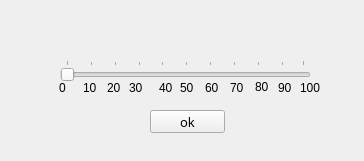
<?xml version="1.0" encoding="UTF-8"?>
<ui version="4.0">
 <class>MainWindow</class>
 <widget class="QMainWindow" name="MainWindow">
  <property name="geometry">
   <rect>
    <x>0</x>
    <y>0</y>
    <width>364</width>
    <height>161</height>
   </rect>
  </property>
  <property name="windowTitle">
   <string>MainWindow</string>
  </property>
  <widget class="QWidget" name="centralwidget">
   <widget class="QSlider" name="horizontalSlider">
    <property name="geometry">
     <rect>
      <x>60</x>
      <y>60</y>
      <width>251</width>
      <height>22</height>
     </rect>
    </property>
    <property name="orientation">
     <enum>Qt::Horizontal</enum>
    </property>
    <property name="tickPosition">
     <enum>QSlider::TicksAbove</enum>
    </property>
   </widget>
   <widget class="QLabel" name="label">
    <property name="geometry">
     <rect>
      <x>59</x>
      <y>80</y>
      <width>20</width>
      <height>16</height>
     </rect>
    </property>
    <property name="text">
     <string>0</string>
    </property>
   </widget>
   <widget class="QLabel" name="label_4">
    <property name="geometry">
     <rect>
      <x>159</x>
      <y>80</y>
      <width>20</width>
      <height>16</height>
     </rect>
    </property>
    <property name="text">
     <string>40</string>
    </property>
   </widget>
   <widget class="QLabel" name="label_5">
    <property name="geometry">
     <rect>
      <x>129</x>
      <y>80</y>
      <width>20</width>
      <height>16</height>
     </rect>
    </property>
    <property name="text">
     <string>30</string>
    </property>
   </widget>
   <widget class="QLabel" name="label_6">
    <property name="geometry">
     <rect>
      <x>107</x>
      <y>80</y>
      <width>24</width>
      <height>16</height>
     </rect>
    </property>
    <property name="text">
     <string>20</string>
    </property>
   </widget>
   <widget class="QLabel" name="label_7">
    <property name="geometry">
     <rect>
      <x>83</x>
      <y>80</y>
      <width>20</width>
      <height>16</height>
     </rect>
    </property>
    <property name="text">
     <string>10</string>
    </property>
   </widget>
   <widget class="QLabel" name="label_8">
    <property name="geometry">
     <rect>
      <x>205</x>
      <y>80</y>
      <width>20</width>
      <height>16</height>
     </rect>
    </property>
    <property name="text">
     <string>60</string>
    </property>
   </widget>
   <widget class="QLabel" name="label_9">
    <property name="geometry">
     <rect>
      <x>230</x>
      <y>80</y>
      <width>24</width>
      <height>16</height>
     </rect>
    </property>
    <property name="text">
     <string>70</string>
    </property>
   </widget>
   <widget class="QLabel" name="label_10">
    <property name="geometry">
     <rect>
      <x>255</x>
      <y>79</y>
      <width>20</width>
      <height>16</height>
     </rect>
    </property>
    <property name="text">
     <string>80</string>
    </property>
   </widget>
   <widget class="QLabel" name="label_11">
    <property name="geometry">
     <rect>
      <x>278</x>
      <y>80</y>
      <width>20</width>
      <height>16</height>
     </rect>
    </property>
    <property name="text">
     <string>90</string>
    </property>
   </widget>
   <widget class="QLabel" name="label_3">
    <property name="geometry">
     <rect>
      <x>180</x>
      <y>80</y>
      <width>20</width>
      <height>16</height>
     </rect>
    </property>
    <property name="text">
     <string>50</string>
    </property>
   </widget>
   <widget class="QLabel" name="label_12">
    <property name="geometry">
     <rect>
      <x>300</x>
      <y>80</y>
      <width>20</width>
      <height>16</height>
     </rect>
    </property>
    <property name="text">
     <string>100</string>
    </property>
   </widget>
   <widget class="QPushButton" name="pushButton">
    <property name="geometry">
     <rect>
      <x>150</x>
      <y>110</y>
      <width>75</width>
      <height>23</height>
     </rect>
    </property>
    <property name="font">
     <font>
      <family>Segoe UI Semilight</family>
      <pointsize>10</pointsize>
     </font>
    </property>
    <property name="focusPolicy">
     <enum>Qt::StrongFocus</enum>
    </property>
    <property name="contextMenuPolicy">
     <enum>Qt::CustomContextMenu</enum>
    </property>
    <property name="text">
     <string>ok</string>
    </property>
   </widget>
  </widget>
 </widget>
 <resources/>
 <connections/>
</ui>
